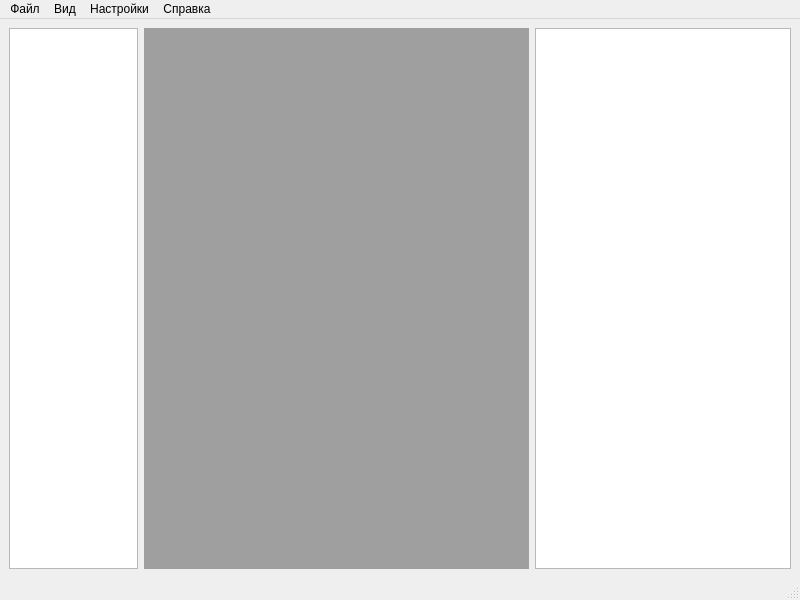
<?xml version="1.0" encoding="UTF-8"?>
<ui version="4.0">
 <class>MainWindow</class>
 <widget class="QMainWindow" name="MainWindow">
  <property name="geometry">
   <rect>
    <x>0</x>
    <y>0</y>
    <width>800</width>
    <height>600</height>
   </rect>
  </property>
  <property name="windowTitle">
   <string>MainWindow</string>
  </property>
  <widget class="QWidget" name="centralwidget">
   <layout class="QHBoxLayout" name="horizontalLayout" stretch="1,3,0,0">
    <item>
     <widget class="QTreeView" name="treeFileView"/>
    </item>
    <item>
     <widget class="QMdiArea" name="mdiArea"/>
    </item>
    <item>
     <layout class="QVBoxLayout" name="verticalLayout"/>
    </item>
    <item>
     <widget class="QPlainTextEdit" name="MainPlainTextEdit">
      <property name="sizePolicy">
       <sizepolicy hsizetype="Minimum" vsizetype="Minimum">
        <horstretch>0</horstretch>
        <verstretch>0</verstretch>
       </sizepolicy>
      </property>
     </widget>
    </item>
   </layout>
  </widget>
  <widget class="QMenuBar" name="menubar">
   <property name="geometry">
    <rect>
     <x>0</x>
     <y>0</y>
     <width>800</width>
     <height>21</height>
    </rect>
   </property>
   <widget class="QMenu" name="file">
    <property name="title">
     <string>Файл</string>
    </property>
    <addaction name="create"/>
    <addaction name="open"/>
    <addaction name="openReadOnly"/>
    <addaction name="save"/>
    <addaction name="separator"/>
    <addaction name="exit"/>
   </widget>
   <widget class="QMenu" name="options">
    <property name="title">
     <string>Настройки</string>
    </property>
    <widget class="QMenu" name="control">
     <property name="title">
      <string>Управление</string>
     </property>
     <addaction name="buttons"/>
    </widget>
    <widget class="QMenu" name="language">
     <property name="title">
      <string>Язык</string>
     </property>
     <addaction name="russian"/>
     <addaction name="english"/>
    </widget>
    <widget class="QMenu" name="theme">
     <property name="title">
      <string>Тема</string>
     </property>
     <addaction name="light"/>
     <addaction name="dark"/>
    </widget>
    <addaction name="control"/>
    <addaction name="language"/>
    <addaction name="theme"/>
   </widget>
   <widget class="QMenu" name="faq">
    <property name="title">
     <string>Справка</string>
    </property>
    <addaction name="aboutProgram"/>
   </widget>
   <widget class="QMenu" name="view">
    <property name="title">
     <string>Вид</string>
    </property>
    <addaction name="treeViewShow"/>
   </widget>
   <addaction name="file"/>
   <addaction name="view"/>
   <addaction name="options"/>
   <addaction name="faq"/>
  </widget>
  <widget class="QStatusBar" name="statusbar"/>
  <action name="open">
   <property name="text">
    <string>Открыть</string>
   </property>
  </action>
  <action name="openReadOnly">
   <property name="text">
    <string>Открыть для чтения</string>
   </property>
  </action>
  <action name="save">
   <property name="text">
    <string>Сохранить</string>
   </property>
  </action>
  <action name="buttons">
   <property name="text">
    <string>Клавиши</string>
   </property>
  </action>
  <action name="russian">
   <property name="text">
    <string>Русский</string>
   </property>
  </action>
  <action name="english">
   <property name="text">
    <string>English</string>
   </property>
  </action>
  <action name="light">
   <property name="text">
    <string>Светлая</string>
   </property>
  </action>
  <action name="dark">
   <property name="text">
    <string>Тёмная</string>
   </property>
  </action>
  <action name="exit">
   <property name="text">
    <string>Выход</string>
   </property>
  </action>
  <action name="create">
   <property name="text">
    <string>Создать</string>
   </property>
  </action>
  <action name="aboutProgram">
   <property name="text">
    <string>О программе</string>
   </property>
  </action>
  <action name="treeViewShow">
   <property name="checkable">
    <bool>true</bool>
   </property>
   <property name="text">
    <string>Проводник</string>
   </property>
  </action>
 </widget>
 <resources/>
 <connections/>
</ui>
